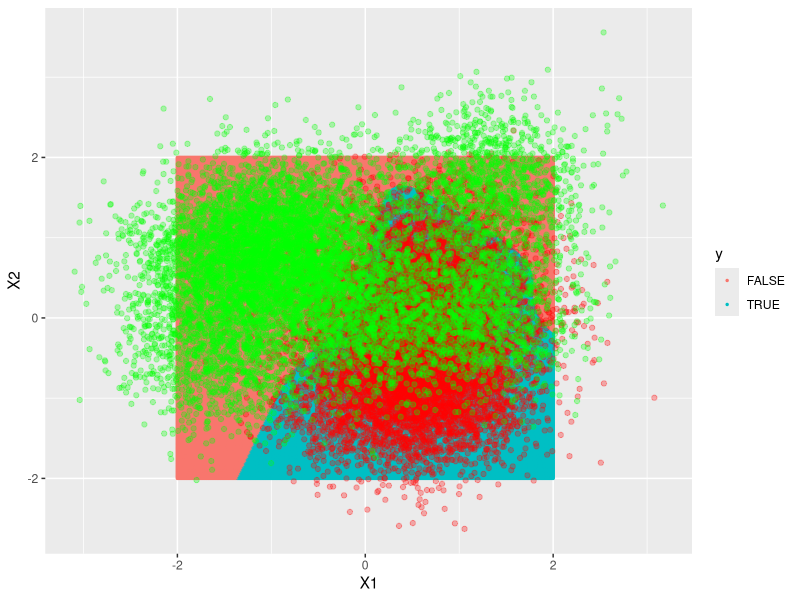
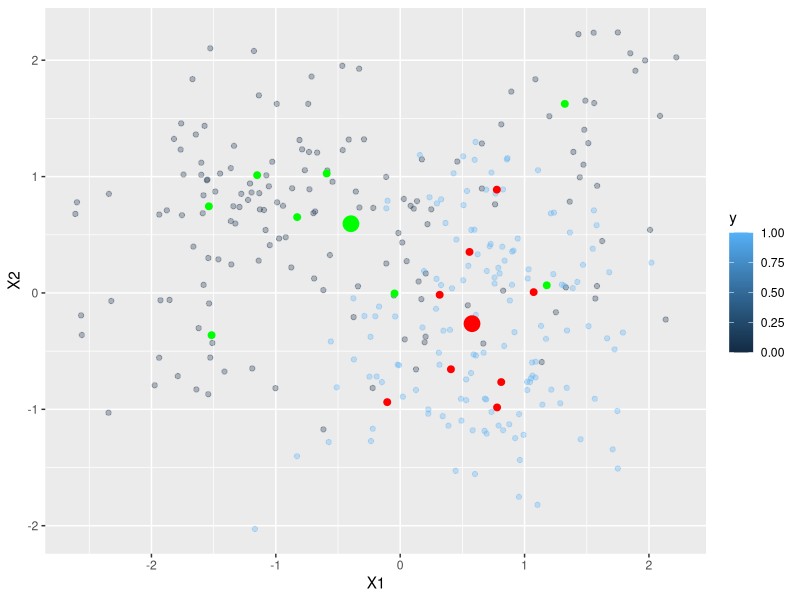
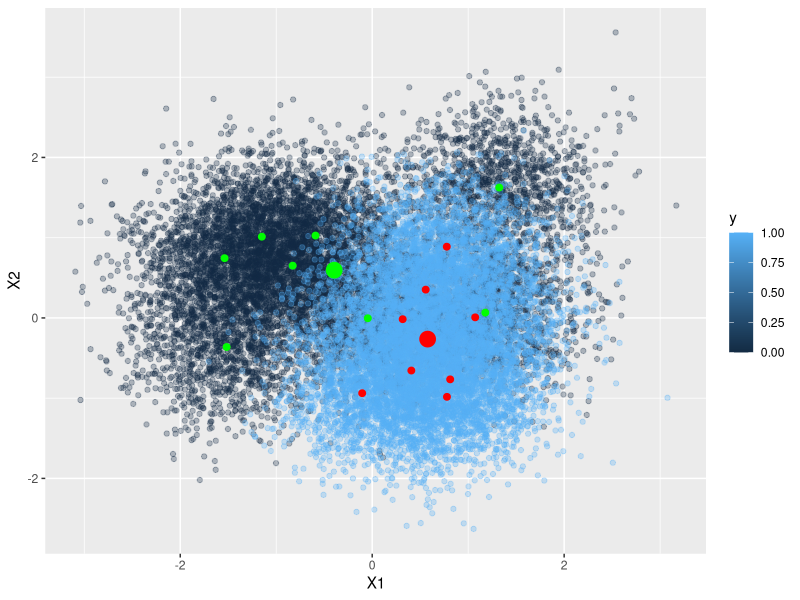

Reproduce these figures in R, in order.
suppressMessages(library(dplyr))
suppressMessages(library(ggplot2))
suppressMessages(library(mvtnorm))
suppressMessages(library(class))

PI = .5
K = 8
W = rep(1/8, K)
SIGMA = .5 * diag(2)

N_TRAIN = 300
N_TEST = 20000


# Part A ------------------------------------------------------------------

# generate mu
# get with key j + 1; then get row k by slicing
set.seed(11)
MU = list(
  rmvnorm(8, c(0, 1), diag(2)),
  rmvnorm(8, c(1, 0), diag(2))
)


# PART B ------------------------------------------------------------------

generate_mixed_normals <- function(n, centroids=MU, omega=W, sigma2=SIGMA^2, pi=PI, seed=25){
  #' Generates the density in 1a, pursuant to problem instructions
  #' @param n: int, size of generated dataset
  #' @param centroids: list[matrix[K, 2], matrix[K, 2]]. A list of the centroids
  #' @param omega: numeric[K] mixing weights
  #' @param sigma2: matrix[2, 2], var-cov matrix for MVN
  #' @param pi: numeric, class priors
  #' @param seed: integer, seed for reproducability
  #' @return : list[matrix[n, 2], numeric[n]], a list of x, y values
  
  set.seed(seed)
  pos_class = rbinom(n, 1, pi)
  
  # sample from omega, THEN sample from MVN
  # generate from positive class
  set.seed(220)
  pos_x = lapply(sample(1:length(omega), sum(pos_class), prob=omega, replace=T), 
                 function(k) rmvnorm(1, centroids[[2]][k, ], sigma2)) %>%
    do.call("rbind", .)
  # generate from negative class
  neg_x = lapply(sample(1:length(omega), length(pos_class) - sum(pos_class), prob=omega, replace=T), 
                 function(k) rmvnorm(1, centroids[[1]][k, ], sigma2)) %>%
    do.call("rbind", .)
  
  list(
    x=rbind(neg_x, pos_x), 
    y=c(rep(0, nrow(neg_x)), rep(1, nrow(pos_x)))
  )
}

get_mixed_class_density <- function(x, mu, sigma=SIGMA^2, omega=W){
  #' Gets the mixture/mixed density for a single class, i.e. j=0 OR j=1
  #' @param x: matrix[n, 2], a matrix of x-values to take the density of
  #' @param sigma: matrix[2, 2], variance-covariance matrix of distribution
  #' @param omega: numeric[K], mixing weights
  #' @return : numeric[n], conditional mixed densities for the class
  
  lapply(1:nrow(mu), 
                   function(k) dmvnorm(x, 
                                       mu[k, ], 
                                       sigma) * omega[k]
  ) %>%
    base::Reduce("+", .)
}

compute_bayes_classifier <- function(x, centroids, sigma=SIGMA^2, omega=W, pi=PI, decision_boundary=.5, response='prob'){
  #' Computes the bayes classifier at a particular x
  #' @param x: matrix[n, 2], a matrix of x-values to evaluate
  #' @param centroids: list[matrix[K, 2], matrix[K, 2]]. A list of the centroids
  #' @param omega: numeric[K] mixing weights
  #' @param sigma: matrix[2, 2], var-cov matrix for MVN
  #' @param pi: numeric, class priors
  #' @param decision_boundary: numeric, cutoff for 1/0 classification
  #' @return : numeric[nrow(x)], the Bayes classifications of each entry in x
  
  dens_pos = get_mixed_class_density(x, mu=centroids[[2]], sigma, omega)
  dens_neg = get_mixed_class_density(x, mu=centroids[[1]], sigma, omega)
  # doing it in full in case pi ever changes
  if (response == 'prob'){
    return(
      (dens_pos*pi)/(dens_pos*pi + dens_neg*(1-pi))
      )
  }else{
    return(
      (dens_pos*pi)/(dens_pos*pi + dens_neg*(1-pi)) >= decision_boundary
    )
  }
}

fit_linear_classifier <- function(x, y){
  #' Fits the linear classifier
  #' @param x: matrix[n, 2], a matrix of features
  #' @param y: numeric[n], a vector of binary y-values
  #' @return : stats::lm(), a linear model
  # R really wants it to be a df I guess
  df = data.frame(x)
  df$y = y
  lm(y ~ ., df)
}

predict_linear_classifier <- function(mod, x, decision_boundary=.5){
  #' Predicts for a fitted linear classifier
  #' @param mod: stats::lm(), a fitted linear model
  #' @param x: matrix[n, 2], a matrix of x-values to predict
  #' @param decision_boundary: numeric, the 1/0 decision cutoff
  #' @return : numeric, predicted y classes

  yhat = predict(mod, newdata=data.frame(x))
  as.numeric(yhat >= decision_boundary)
}


train_test_model_suite <- function(the_data, 
                                   kvec=seq(1, 15, 2), 
                                   params=list(
                                     centroids=MU,
                                     omega=W,
                                     pi=PI,
                                     sigma=SIGMA^2
                                   )){
  
  bayes_test_class = compute_bayes_classifier(the_data$xtest, centroids=params$centroids, sigma=params$sigma, omega=params$omega, pi=params$pi,
                                              response='class')
  bayes_test_acc = sum(bayes_test_class == the_data$ytest)/length(bayes_test_class)
  
  clf_linear = fit_linear_classifier(the_data$xtrain, the_data$ytrain)
  yhat_linear = predict_linear_classifier(clf_linear, the_data$xtest)
  linear_test_acc = sum(yhat_linear == the_data$ytest)/length(the_data$ytest)
  
  # TODO: implement the KNN loop here

}




# the main portion

trainset = generate_mixed_normals(n=N_TRAIN)
xtrain = trainset$x; ytrain = trainset$y
testset = generate_mixed_normals(n=N_TEST)
xtest = testset$x; ytest = testset$y

the_data = list(
  xtrain=xtrain,
  ytrain=ytrain,
  xtest=xtest,
  ytest=ytest
)


mm = data.frame(the_data$xtest)
mm$yhat = compute_bayes_classifier(mm, centroids=MU, sigma=SIGMA^2, omega=W, pi=PI, response='class')
mm$y = the_data$ytest

# Some basic plots/visualization ------------------------------------------

x_grid = expand.grid(seq(-2, 2, .01), seq(-2, 2, .01))
bayes_x_grid = compute_bayes_classifier(x_grid, centroids=MU, sigma=SIGMA^2, omega=W, pi=PI, response='class')
x_grid = data.frame(x_grid) %>%
  `colnames<-`(c("X1", "X2"))
x_grid$y = bayes_x_grid


ggplot(x_grid, aes(x=X1, y=X2, color=y), alpha=.01) + 
  geom_point(size=.5) +
  geom_point(data = data.frame(cbind(the_data$xtest, the_data$ytest)) %>% 
               `colnames<-`(c("X1", "X2", "y")) %>% 
               filter(y==1), 
             mapping=aes(x=X1, y=X2), alpha=.3, color = 'red')+
  geom_point(data = data.frame(cbind(the_data$xtest, the_data$ytest)) %>% 
               `colnames<-`(c("X1", "X2", "y")) %>% 
               filter(y==0), 
             mapping=aes(x=X1, y=X2), alpha=.3, color = 'green')
  

# the training data
ggplot() +
  geom_point(data = data.frame(cbind(the_data$xtrain, the_data$ytrain)) %>% `colnames<-`(c("X1", "X2", "y")), 
             mapping=aes(x=X1, y=X2, color=y), alpha=.3)+
  geom_point(data = data.frame(MU[[1]]) %>% summarise_all(., mean), mapping=aes(x=X1, y=X2), size= 5, color = 'green') +
  geom_point(data = data.frame(MU[[2]]) %>% summarise_all(., mean), mapping=aes(x=X1, y=X2), size= 5, color = 'red') +
  geom_point(data = data.frame(MU[[1]]), mapping=aes(x=X1, y=X2), size= 2, color = 'green') +
  geom_point(data = data.frame(MU[[2]]), mapping=aes(x=X1, y=X2), size= 2, color = 'red')


# the training data
ggplot() +
  geom_point(data = data.frame(cbind(the_data$xtest, the_data$ytest)) %>% `colnames<-`(c("X1", "X2", "y")), 
             mapping=aes(x=X1, y=X2, color=y), alpha=.3)+
  geom_point(data = data.frame(MU[[1]]) %>% summarise_all(., mean), mapping=aes(x=X1, y=X2), size= 5, color = 'green') +
  geom_point(data = data.frame(MU[[2]]) %>% summarise_all(., mean), mapping=aes(x=X1, y=X2), size= 5, color = 'red') +
  geom_point(data = data.frame(MU[[1]]), mapping=aes(x=X1, y=X2), size= 2, color = 'green') +
  geom_point(data = data.frame(MU[[2]]), mapping=aes(x=X1, y=X2), size= 2, color = 'red')


